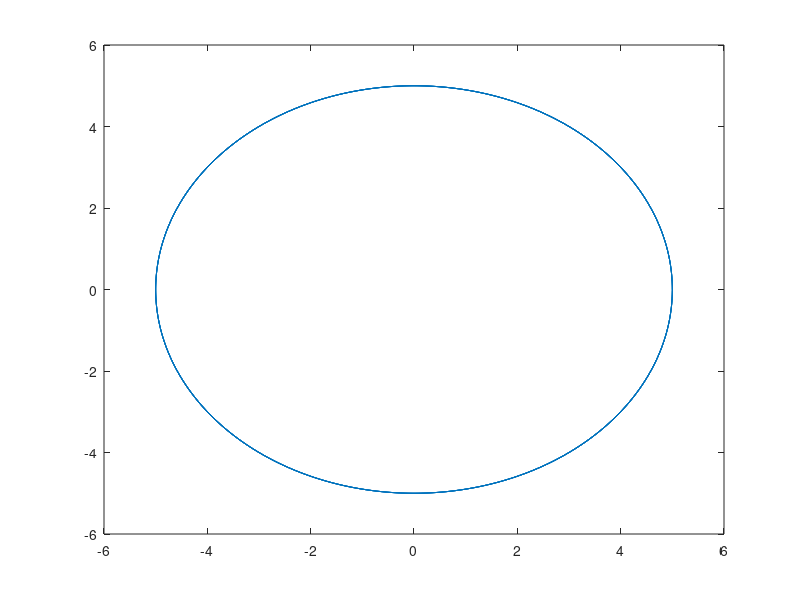
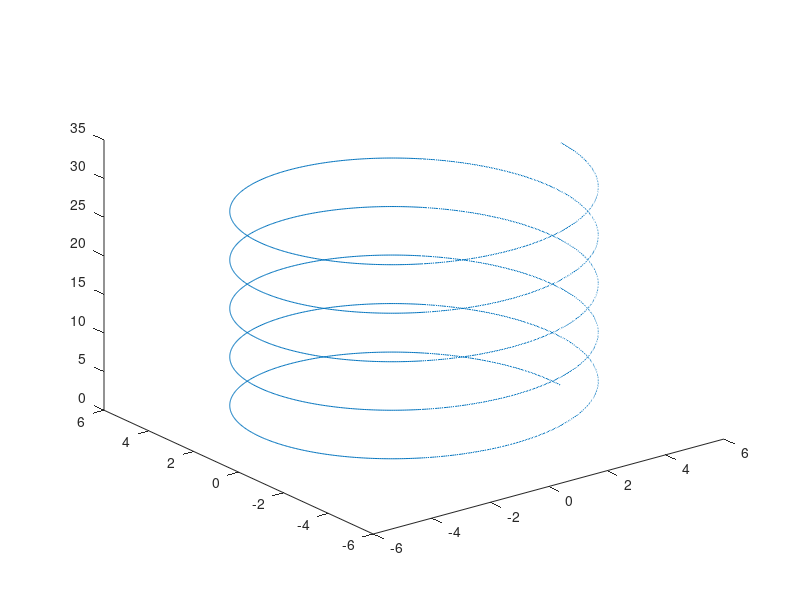

The MATLAB source for these figures, in order:
T=0:1/100:10*pi; 
R=5;
X=R*cos(T); Y=R*sin(T); 
figure; plot(X,Y);
figure; plot3(X,Y,T);       %Plot X as x-axis, Y as y-axis, and T as z-axis
